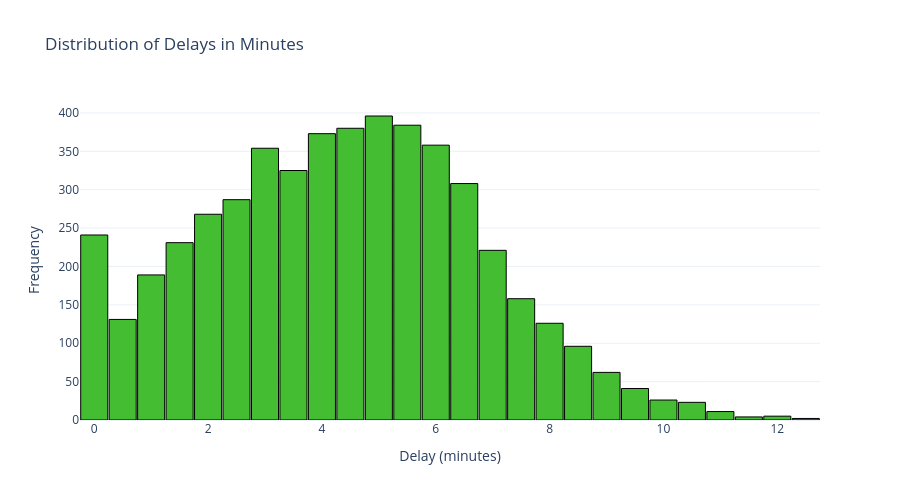

Notebook source saved alongside this figure:
### Code cell
# Create a histogram to show the average delay in minutes for each mode of transport, using the Mode column 
# as the x-axis and the average delay as the y-axis.

# Convert the delay column to numeric
delay = pd.to_numeric(
    df["Average_Delay_Minutes"],
    errors="coerce"
).dropna()

histogram_data = pd.DataFrame({
    "Delay": delay
})

fig = px.histogram(
    histogram_data,
    x="Delay",
    nbins=26,
    title="Distribution of Delays in Minutes",
    labels={
        "Delay": "Delay (minutes)",
        "count": "Frequency"
    },
    template="plotly_white"
)

fig.update_traces(
    marker_color="#44bd32",
    marker_line_color="black",
    marker_line_width=1
)

fig.update_layout(
    xaxis_title="Delay (minutes)",
    yaxis_title="Frequency",
    bargap=0.05,
    height=500
)

### Figure 1 — Plotly figure (JSON) as saved in the notebook; plotly's stock layout.template omitted (floating-point values rounded to 4 significant figures; data arrays with more than 128 entries replaced by an {"elided": "..."} marker saying what was removed)
{"data": [{"bingroup": "x", "hovertemplate": "Delay (minutes)=%{x}<br>count=%{y}<extra></extra>", "legendgroup": "", "marker": {"color": "#44bd32", "line": {"color": "black", "width": 1}, "pattern": {"shape": ""}}, "name": "", "nbinsx": 26, "orientation": "v", "showlegend": false, "type": "histogram", "x": {"elided": "5000 float values"}, "xaxis": "x", "yaxis": "y"}], "layout": {"bargap": 0.05, "barmode": "relative", "height": 500, "legend": {"tracegroupgap": 0}, "title": {"text": "Distribution of Delays in Minutes"}, "xaxis": {"anchor": "y", "domain": [0, 1], "title": {"text": "Delay (minutes)"}}, "yaxis": {"anchor": "x", "domain": [0, 1], "title": {"text": "Frequency"}}}}
